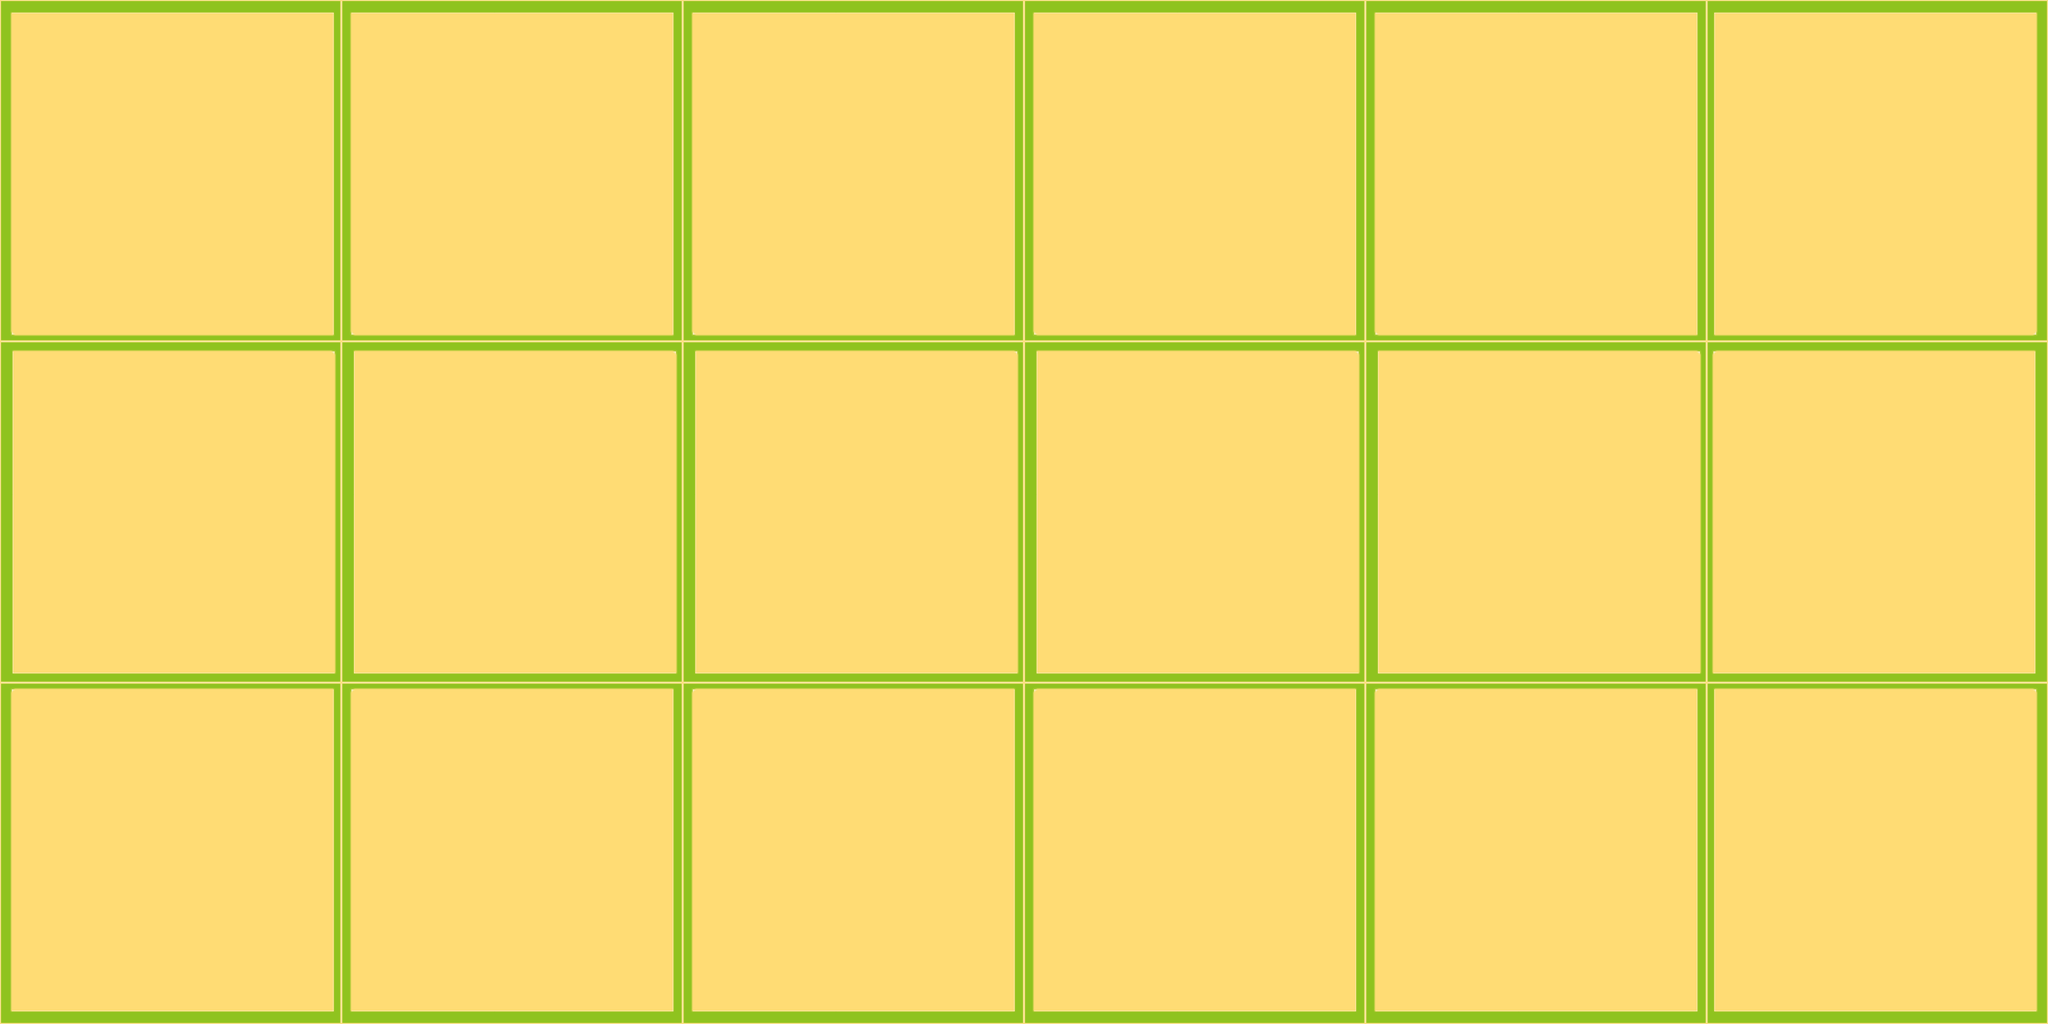

A 2D game scene composited from a Tiled map and its tileset images. What follows is a short description and the map's XML, with each tile layer's data collapsed to a summary:
An orthogonal 6x3 tile map with 404x404 px tiles, 9 tile layers (left, center, right, leftcenter, ...), 9 tilesets.

<map version="1.2" tiledversion="1.3.1" orientation="orthogonal" renderorder="right-down" compressionlevel="0" width="6" height="3" tilewidth="404" tileheight="404" infinite="0" backgroundcolor="#ffdc74" nextlayerid="13" nextobjectid="9">
 <tileset firstgid="1" name="left" tilewidth="404" tileheight="404" tilecount="1" columns="1">
  <image source="left.png" width="404" height="404" />
 </tileset>
 <tileset firstgid="2" name="center" tilewidth="404" tileheight="404" tilecount="1" columns="1">
  <image source="center.png" width="404" height="404" />
 </tileset>
 <tileset firstgid="3" name="right" tilewidth="404" tileheight="404" tilecount="1" columns="1">
  <image source="right.png" width="404" height="404" />
 </tileset>
 <tileset firstgid="4" name="leftcenter" tilewidth="404" tileheight="404" tilecount="1" columns="1">
  <image source="leftcenter.png" width="404" height="404" />
 </tileset>
 <tileset firstgid="5" name="ccenter" tilewidth="404" tileheight="404" tilecount="1" columns="1">
  <image source="ccenter.png" width="404" height="404" />
 </tileset>
 <tileset firstgid="6" name="rightcenter" tilewidth="404" tileheight="404" tilecount="1" columns="1">
  <image source="rightcenter.png" width="404" height="404" />
 </tileset>
 <tileset firstgid="7" name="rightbot" tilewidth="404" tileheight="404" tilecount="1" columns="1">
  <image source="rightbot.png" width="404" height="404" />
 </tileset>
 <tileset firstgid="8" name="centerbot" tilewidth="404" tileheight="404" tilecount="1" columns="1">
  <image source="centerbot.png" width="404" height="404" />
 </tileset>
 <tileset firstgid="9" name="leftbot" tilewidth="404" tileheight="404" tilecount="1" columns="1">
  <image source="leftbot.png" width="404" height="404" />
 </tileset>
 <layer id="2" name="left" width="6" height="3">
  <data>[18 cells, 1 non-empty, 1 distinct tile ids]</data>
 </layer>
 <layer id="3" name="center" width="6" height="3">
  <data>[18 cells, 4 non-empty, 1 distinct tile ids]</data>
 </layer>
 <layer id="4" name="right" width="6" height="3">
  <data>[18 cells, 1 non-empty, 1 distinct tile ids]</data>
 </layer>
 <layer id="5" name="leftcenter" width="6" height="3">
  <data>[18 cells, 1 non-empty, 1 distinct tile ids]</data>
 </layer>
 <layer id="6" name="ccenter" width="6" height="3">
  <data>[18 cells, 4 non-empty, 1 distinct tile ids]</data>
 </layer>
 <layer id="7" name="rightcenter" width="6" height="3">
  <data>[18 cells, 1 non-empty, 1 distinct tile ids]</data>
 </layer>
 <layer id="8" name="leftbottom" width="6" height="3">
  <data>[18 cells, 1 non-empty, 1 distinct tile ids]</data>
 </layer>
 <layer id="9" name="centerbottom" width="6" height="3">
  <data>[18 cells, 4 non-empty, 1 distinct tile ids]</data>
 </layer>
 <layer id="10" name="rightbottom" width="6" height="3">
  <data>[18 cells, 1 non-empty, 1 distinct tile ids]</data>
 </layer>
</map>